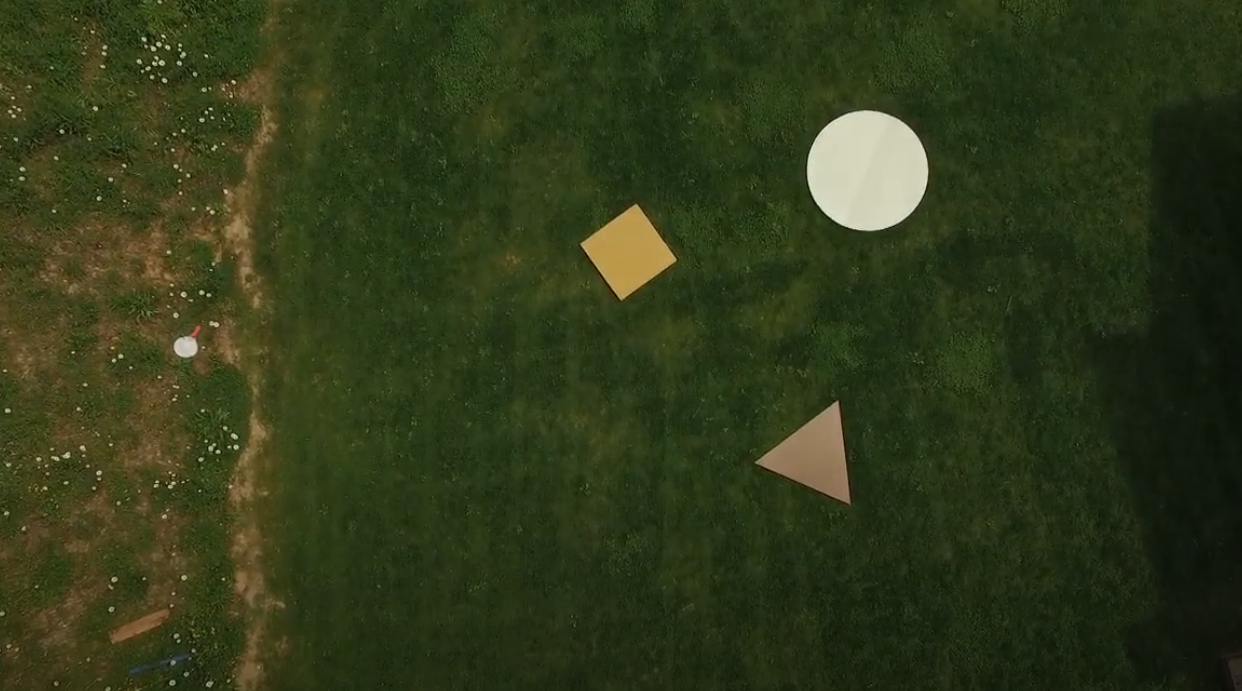
#> input picture images/pole.png, 1242 x 691 px
$ python color_extraction.py
#> lines starting #> are read from the running program, lines starting #| are printed output that depends on the picture; after the words box and inside, x2 and y2 are one past the last pixel; in counts of white or black regions, pixels touching at a corner belong together
import cv2
import numpy as np

def nothing(x):
    pass

cv2.namedWindow("Tracking")
cv2.createTrackbar("LH", "Tracking", 0, 255, nothing)
#> slider 'LH' is set to 51
cv2.createTrackbar("LS", "Tracking", 0, 255, nothing)
#> slider 'LS' is set to 51
cv2.createTrackbar("LV", "Tracking", 0, 255, nothing)
#> slider 'LV' is set to 51
cv2.createTrackbar("UH", "Tracking", 255, 255, nothing)
cv2.createTrackbar("US", "Tracking", 255, 255, nothing)
cv2.createTrackbar("UV", "Tracking", 255, 255, nothing)

while True:
    frame = cv2.imread('images/pole.png')
#> frame is the input picture: shape (691, 1242, 3); mean B, G, R 25.7, 57.3, 48.1

    scale_percent = 50

    # calculate the 50 percent of original dimensions
    width = int(frame.shape[1] * scale_percent / 100)
#> width = 621
    height = int(frame.shape[0] * scale_percent / 100)
#> height = 345

    dsize = (width, height)
#> dsize = (621, 345)

    frame= cv2.resize(frame, dsize)
#> frame: shape (345, 621, 3)
    hsv = cv2.cvtColor(frame, cv2.COLOR_BGR2HSV)
#> hsv: shape (345, 621, 3); mean H, S, V 40.2, 148.8, 58.5

    l_h = cv2.getTrackbarPos("LH", "Tracking")
    l_s = cv2.getTrackbarPos("LS", "Tracking")
    l_v = cv2.getTrackbarPos("LV", "Tracking")

    u_h = cv2.getTrackbarPos("UH", "Tracking")
    u_s = cv2.getTrackbarPos("US", "Tracking")
    u_v = cv2.getTrackbarPos("UV", "Tracking")

    l_b = np.array([l_h, l_s, l_v])
    u_b = np.array([u_h, u_s, u_v])

    mask = cv2.inRange(hsv, l_b, u_b)
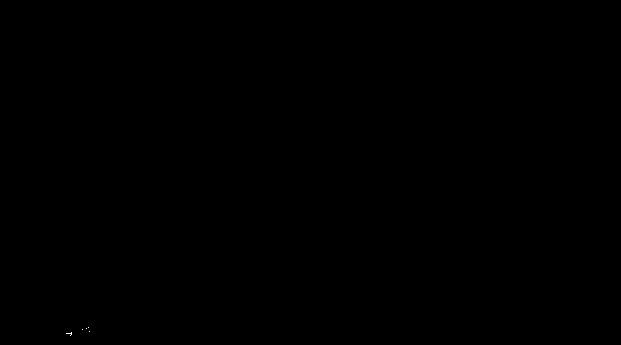
#> mask: shape (345, 621); 0.01% white in thin lines or dots, all inside (x1, y1, x2, y2) = (66, 327, 90, 336)

    res = cv2.bitwise_and(frame, frame, mask=mask)

    cv2.imshow("mask", mask)
    cv2.imshow("res", res)

    key = cv2.waitKey(1)
#> (key Esc is pressed here)
    if key == 27:
        break

cv2.destroyAllWindows()
